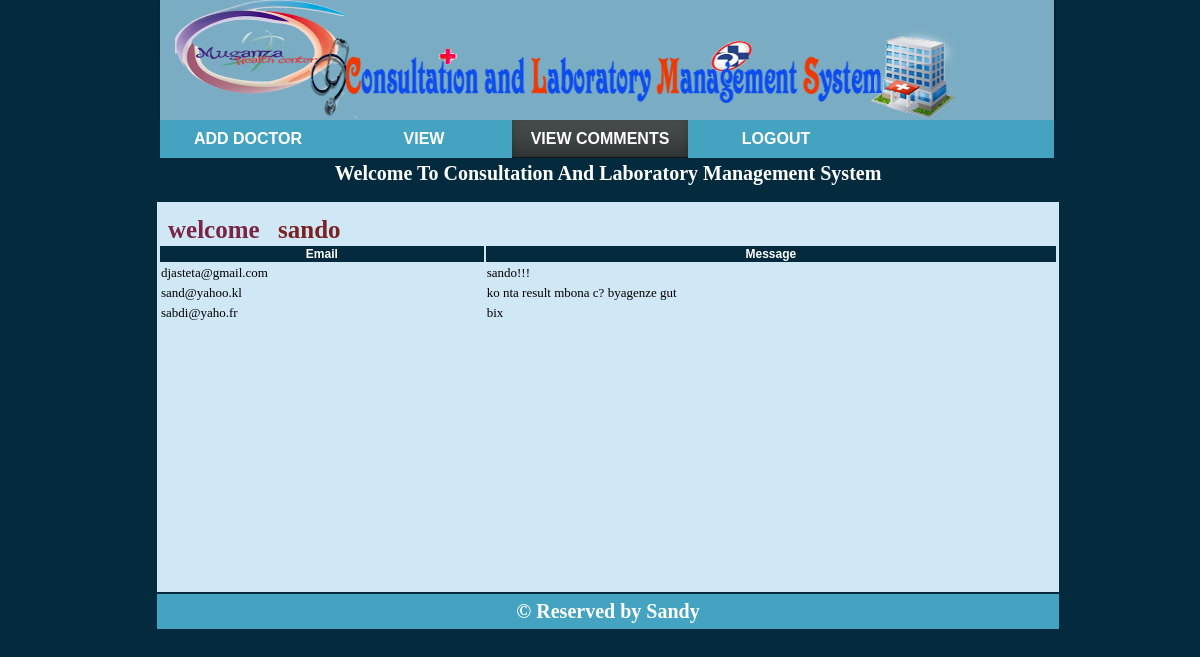
The app's page /comment_vc.php (signed in) with its own data.
### tables this page shows
CREATE TABLE IF NOT EXISTS `comment` (
  `Id_comment` int(11) NOT NULL AUTO_INCREMENT,
  `Email` varchar(50) NOT NULL,
  `Comment` varchar(200) NOT NULL,
  `Usertype` char(20) NOT NULL,
  `datee` date NOT NULL,
  PRIMARY KEY (`Id_comment`),
  UNIQUE KEY `Email` (`Email`)
);

### comment_vc.php (the view, shortened to what this page needs)
<html>
<head>
<link rel="stylesheet" type="text/css"href="cssfile.css"/>
</head >
<body bgcolor="042b3d">
<div id="container">
<div class="banner">
<img src="log2.png" class="img">
</div>
<table  align="center" border="0">
<tr>
	<div id="main-menu">
					<ul>
<li ><a href="admin.php" >Add Doctor</a>
</li>
<li><a href="#" >View</a>
	</li>
<li><a href="#" class="active">View Comments</a>
	</li>
		<li><a href="logout.php">Logout</a>
	</ul>
	</div>
</tr>
<tr>
	<td colspan="6" id="td2" valign="top">
		<p class="t">Welcome To Consultation And Laboratory Management System</p>
		<p class="name1">welcome</p> &nbsp;
				<?php
echo "<div id='name'>".$_SESSION['username']."</div>";
?>
		<?php
$sql="SELECT *from comment where Usertype='customer' order by datee ";
$query=mysql_query($sql);
?>
<center>
<table border="0"  class="tab12">
<tr>
<td class="bg" >Email</td>
<td class="bg" >Message</td>
</tr>
<?php
while($row=mysql_fetch_array($query)){
?>
<tr>
	<td><?php echo$row['Email'];?></td>
<td><?php echo $row['Comment'];?></td>
<?php
}
?>
</table>
<tr>
<td colspan="6" class="footer">&copy Reserved by Sandy</td>
</tr>
</table>
</div>
</body>
</html>

### cssfile.css (style rules this page uses)
#container { max-width: 1200px;width:1200;padding:0px;margin:0 auto; }
table { width: 900px; }
#td2 { height: 430px; background-color: #d0e7f6; }
body { margin-top: 65px; }
a { text-decoration: none; font-family: arial; color: white; font-weight: bold; }
.footer { background-color: #44a3c1; text-align: center; height: 35px; color: white; font-size: 20px; font-weight: bold; }
.banner { background-color: #7aacc3; margin-top: -65px; height: 120px; width: 894px; margin-left: 152px; border-radius: -webkit-border-radius: -moz-border-radius: box-shadow: 1px 1px 2px rgba(0,0,0,.3), 0 0 2px rgba(0,0,0,.3); -webkit-box-shadow: 1px 1px 2px rgba(0,0,0,.3), 0 0 2px rgba(0,0,0,.3); -moz-box-shadow: 1px 1px 2px rgba(0,0,0,.3), 0 0 2px rgba(0,0,0,.3); }
.bg { background-color: #042b3d; text-align:center; font-weight: bold; font-size: 12px; font-family: arial; color: white; border: 0px; }
.img { width: 780px; height: 120px; margin-left:15px ; margin-top:-2px; }
.t { background-color: #042b3d; font-weight: bold; color: white; text-align: center; font-size: 20px; margin-left: -1px; margin-top: -0.6px; height: 40px; margin-right: -1px; }
#main-menu { width: 74.5%; float: left; background: #44a3c1; margin-left: 152px; }
#main-menu > ul { list-style:none; overflow:hidden; padding:0; margin:0; }
#main-menu > ul > li { min-width:100px; float:left;display:block; }
#main-menu > ul > li > a { text-align:center; width: 156px; text-decoration:none; font-size:16px; font-weight:900; color:#fff; padding:10px ; display:block; text-transform:uppercase; }
#name { font-size: 25px; font-weight: bold; margin-top: -71px; margin-left: 120px; color: rgb(121, 34, 34); }
.name1 { font-size: 25px; font-weight: bold; margin-top: -6px; margin-left: 10px; color: rgb(121, 38, 70); }
.tab12 { font-size: 13px; border: 0px; }
#main-menu ul li a.active { text-decoration: none; background: #042b3d; border-left: 0; border-right: 0; background-image: -webkit-linear-gradient(top, #484e4f, #323637); background-image: -moz-linear-gradient(top, #484e4f, #323637); background-image: -o-linear-gradient(top, #484e4f, #323637); background-image: linear-gradient(to bottom, #484e4f, #323637); -webkit-box-shadow: inset 0 -1px #151717, inset 0 -1px 8px rgba(0, 0, 0, 0.2); box-shadow: inset 0 -1px #151717, inset 0 -1px 8px rgba(0, 0, 0, 0.2);*/ }

### records on screen
comment: Email "djasteta@gmail.com", Comment "sando!!!"
comment: Email "sand@yahoo.kl", Comment "ko nta result mbona c? byagenze gut"
comment: Email "sabdi@yaho.fr", Comment "bix"

### other values on screen
$_SESSION['username'] "sando"
